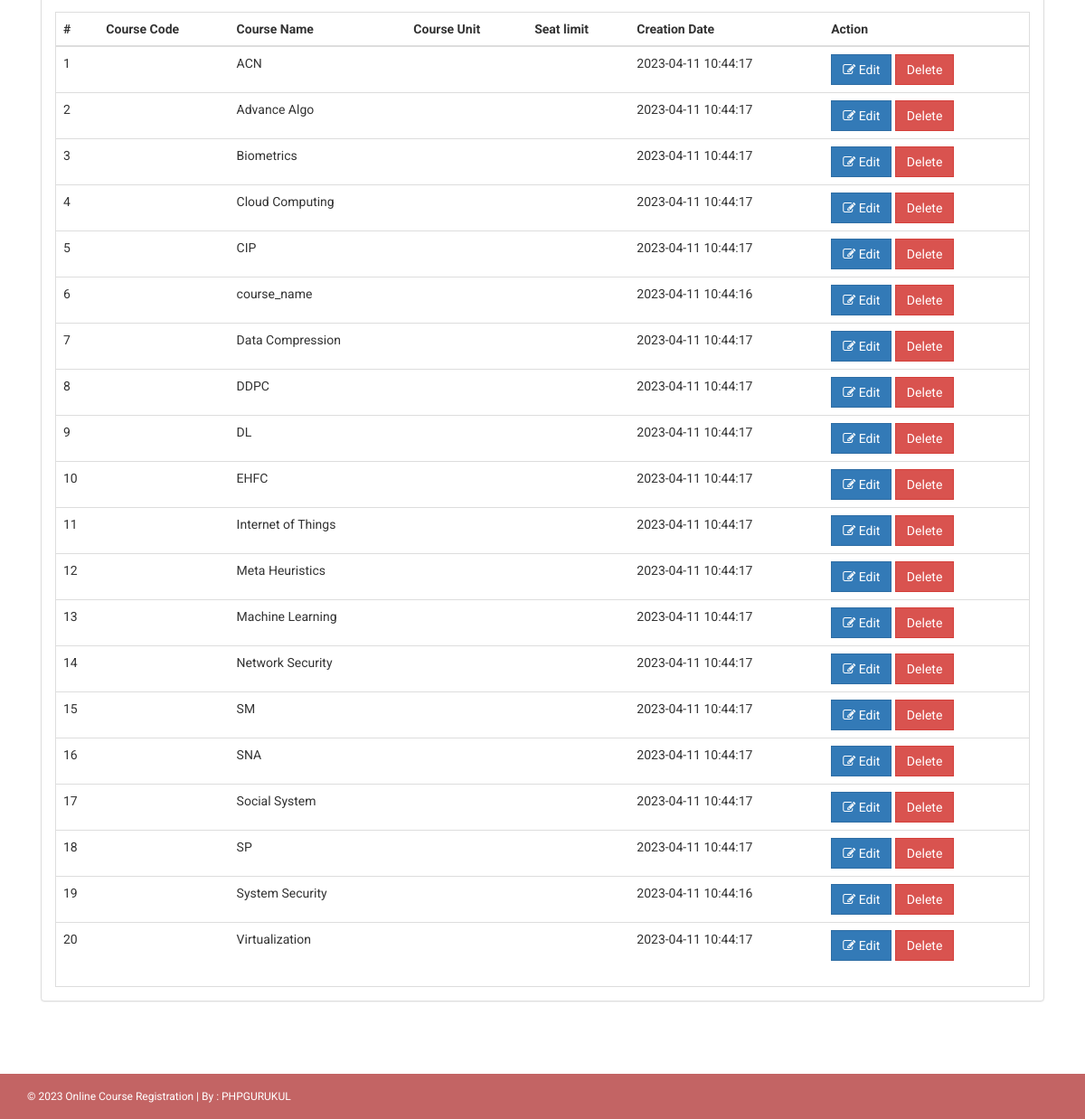
The app's page /onlinecourse/admin/course.php (signed in, lower part), older data.
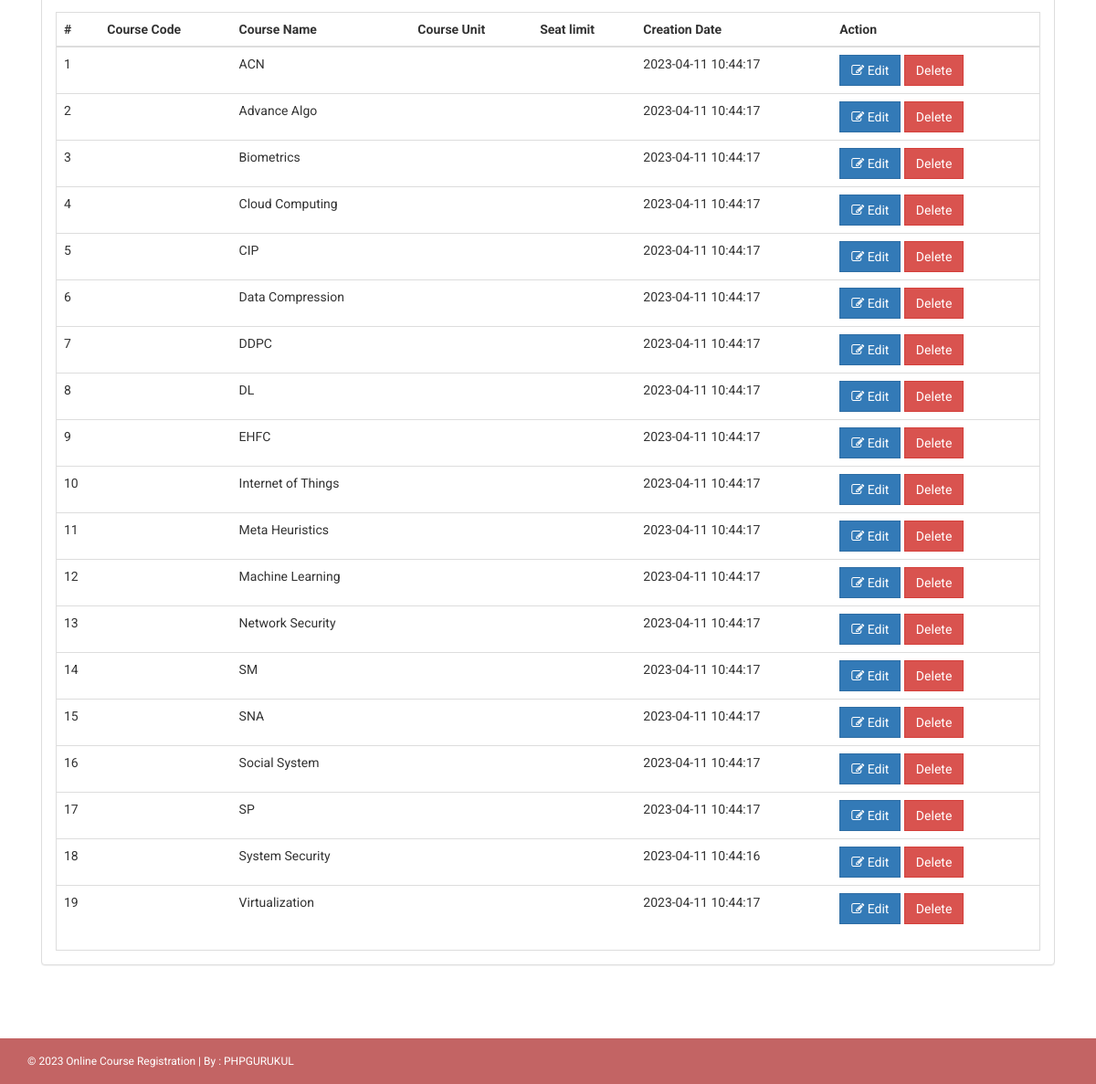
The same page, newer data.
### tables this page shows
CREATE TABLE `course` (
  `course_code` varchar(255) NOT NULL,
  `courseName` varchar(255) DEFAULT NULL,
  `courseUnit` varchar(255) DEFAULT NULL,
  `noofSeats` int(11) DEFAULT NULL,
  `bucket_number` int(11) NOT NULL,
  `seats_for_MCA` int(11) DEFAULT NULL,
  `seats_for_IMTECH_3-4` int(11) DEFAULT NULL,
  `seats_for_IMTECH_5-6` int(11) DEFAULT NULL,
  `seats_for_IMTECH_7-8` int(11) DEFAULT NULL,
  `seats_for_MTECH_AI` int(11) DEFAULT NULL,
  `seats_for_MTECH_CS` int(11) DEFAULT NULL,
  `seats_for_MTECH_IT` int(11) DEFAULT NULL,
  `creationDate` timestamp NULL DEFAULT current_timestamp(),
  `updationDate` varchar(255) DEFAULT NULL
);

### onlinecourse/admin/course.php (the view, shortened to what this page needs)
<?php
if(strlen($_SESSION['alogin'])==0)
    {
header('location:index.php');
}
else{
?>
<!DOCTYPE html>
<html xmlns="http://www.w3.org/1999/xhtml">
<head>
    <link href="../assets/css/bootstrap.css" rel="stylesheet" />
    <link href="../assets/css/font-awesome.css" rel="stylesheet" />
    <link href="../assets/css/style.css" rel="stylesheet" />
</head>
<body>
<?php include('includes/header.php');?>
    <div class="content-wrapper">
        <div class="container">
                <div class="col-md-12">
                    <div class="panel panel-default">
                        <div class="panel-body">
                            <div class="table-responsive table-bordered">
                                <table class="table">
                                    <thead>
                                        <tr>
                                            <th>#</th>
                                            <th>Course Code</th>
                                            <th>Course Name </th>
                                            <th>Course Unit</th>
                                            <th>Seat limit</th>
                                             <th>Creation Date</th>
                                             <th>Action</th>
                                        </tr>
                                    </thead>
                                    <tbody>
<?php
$sql=mysqli_query($con,"select * from course");
$cnt=1;
while($row=mysqli_fetch_array($sql))
{
?>
                                        <tr>
                                            <td><?php echo $cnt;?></td>
                                            <td><?php echo htmlentities($row['courseCode']);?></td>
                                            <td><?php echo htmlentities($row['courseName']);?></td>
                                            <td><?php echo htmlentities($row['courseUnit']);?></td>
                                             <td><?php echo htmlentities($row['noofSeats']);?></td>
                                            <td><?php echo htmlentities($row['creationDate']);?></td>
                                            <td>
                                            <a href="edit-course.php?id=<?php echo $row['id']?>">
<button class="btn btn-primary"><i class="fa fa-edit "></i> Edit</button> </a>
  <a href="course.php?id=<?php echo $row['id']?>&del=delete" onClick="return confirm('Are you sure you want to delete?')">
                                            <button class="btn btn-danger">Delete</button>
</a>
                                            </td>
                                        </tr>
<?php
$cnt++;
} ?>
                                    </tbody>
                                </table>
                            </div>
                        </div>
                    </div>
                </div>
            </div>
        </div>
  <?php include('includes/footer.php');?>
</body>
</html>
<?php } ?>

### onlinecourse/admin/includes/footer.php
<footer>
        <div class="container">
            <div class="row">
                <div class="col-md-12">
                    &copy; <?php echo date('Y');?> Online Course Registration | By : <a href="http://www.phpgurukul.com/" target="_blank">PHPGURUKUL</a>
                </div>
            </div>
        </div>
    </footer>

### onlinecourse/assets/css/style.css (style rules this page uses)
body { font-family: 'Roboto', sans-serif; line-height: 30px; }
.content-wrapper { margin-top: 40px; min-height: 600px; padding-bottom: 60px; }
.btn { border-radius: 0px; -webkit-border-radius: 0px; -moz-border-radius: 0px; }
footer { padding: 10px; color: #fff; font-size: 12px; background-color: #C36464; }
footer a, footer a:hover { color: #fff; text-decoration: none; }

Row changes from the older to the newer data that the page shows:
removed course: courseName "course_name", creationDate "2023-04-11 10:44:16"
